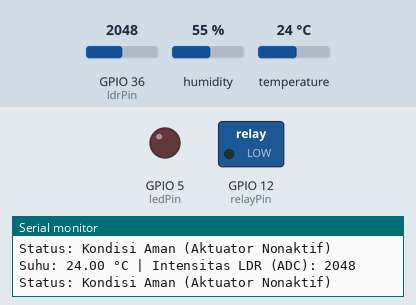
This sketch was run on a simulated ESP32. Shown: switched loads named in the sketch (green lamp = pin HIGH), output pins drawn as LEDs (lit = HIGH), the last lines printed to the serial monitor. The test bench sets the inputs (shaded band); at power-on: temperature 24 °C, GPIO 36 (ldrPin) = 2048, humidity 55 %.

Above: at 4.8 s.
4.9 s: temperature set to 33.3 °C
7.9 s: temperature set to 34.9 °C
At 9.3 s:
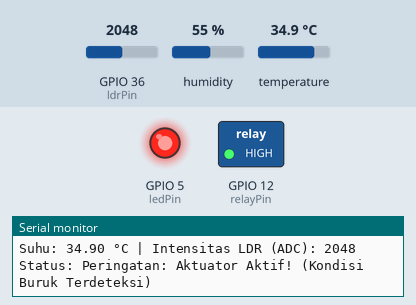
10.9 s: temperature set to 12 °C
At 12.9 s:
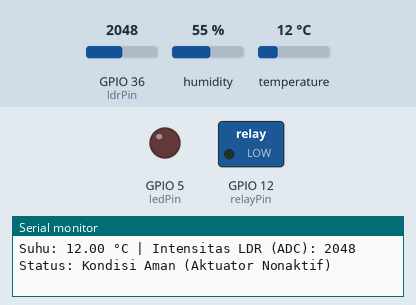
13.9 s: temperature set to 41 °C
At 14.8 s:
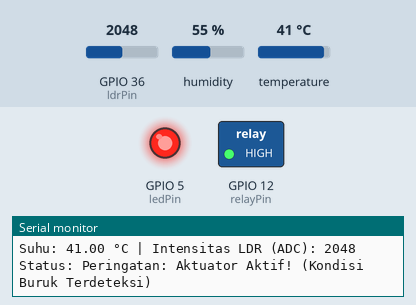
Timing chart, 0 to 16.9 s (numbered marks = the images above; inputs shaded):
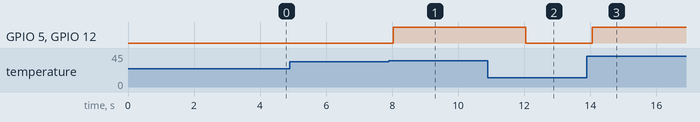

The sketch:

sketch.ino
```cpp
#include <DHT.h>

const byte dhtPin = 13;
const byte ldrPin = 36;
const byte relayPin = 12;
const byte ledPin = 5;

#define DHTTYPE DHT22

DHT dht(dhtPin, DHTTYPE);

#define RELAY_ON HIGH
#define RELAY_OFF LOW

void setup() {
  Serial.begin(115200);
  dht.begin();

  pinMode(relayPin, OUTPUT);
  pinMode(ledPin, OUTPUT);

  digitalWrite(relayPin, RELAY_OFF);
  digitalWrite(ledPin, LOW);

  Serial.println("--- Sistem Otomasi Smart Warehouse Dimulai ---");
}

void loop() {
  delay(2000);

  float temp = dht.readTemperature();
  int ldrValue = analogRead(ldrPin);

  if (isnan(temp)) {
    Serial.println("Peringatan: Gagal membaca data dari sensor DHT!");
    return;
  }

  Serial.print("Suhu: ");
  Serial.print(temp);
  Serial.print(" °C | Intensitas LDR (ADC): ");
  Serial.println(ldrValue);

  if (temp > 34.0 || ldrValue < 300) {
    digitalWrite(relayPin, RELAY_ON);
    digitalWrite(ledPin, HIGH);
    Serial.println("Status: Peringatan: Aktuator Aktif! (Kondisi Buruk Terdeteksi)\n");
  } else {
    digitalWrite(relayPin, RELAY_OFF);
    digitalWrite(ledPin, LOW);
    Serial.println("Status: Kondisi Aman (Aktuator Nonaktif)\n");
  }
}
```

Measured:
- the behaviour switches between 34 and 34.1 °C on temperature (found by bisection; images 0 and 1)
- after the input at 7.9 s, GPIO 5 (ledPin), GPIO 12 (relayPin): LOW → HIGH after 0.13 s
- after the input at 10.9 s, GPIO 5 (ledPin), GPIO 12 (relayPin): HIGH → LOW after 1.1 s
- after the input at 13.9 s, GPIO 5 (ledPin), GPIO 12 (relayPin): LOW → HIGH after 0.15 s
